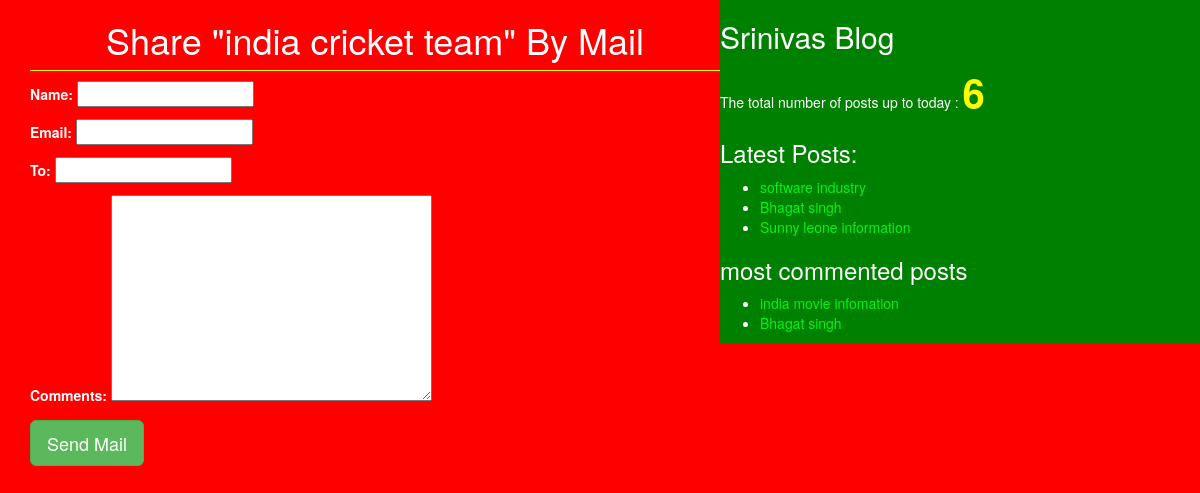
/1/share/, run on the app's committed database.
### blog/models.py (models this page shows, shortened)
class Post(models.Model):
    STATUS_CHOICES=(('draft','Draft'),('published','Published'))
    title=models.CharField(max_length=256)
    slug=models.SlugField(max_length=264,unique_for_date='publish')
    author=models.ForeignKey(User,related_name='blog_posts',on_delete=models.CASCADE)
    body=models.TextField(max_length=5000)
    publish=models.DateTimeField(default=timezone.now)
    created=models.DateTimeField(auto_now_add=True)
    updated=models.DateTimeField(auto_now=True)
    status=models.CharField(max_length=256,choices =STATUS_CHOICES,default='draft')
    objects=CustomManager()
    tags=TaggableManager()
    class Meta:
        ordering=('-publish',)
    def get_absoulte_url(self):
        return reverse('post_detail',args=[self.publish.year,self.publish.strftime('%m'),self.publish.strftime('%d'),self.slug])

### blog/views.py (the view)
# urls.py: url('(?P<id>\d+)/share/$', views.mail_send_view),
def mail_send_view(request,id):
    post=get_object_or_404(Post,id=id,status='published')
    sent=False
    if request.method=='POST':
        form=EmailSendForm(request.POST)
        if form.is_valid():
            cd=form.cleaned_data
            subject='{}({}) recommand to read "{}"'.format(cd['name'],cd['email'],post.title)
            post_url=request.build_absolute_uri(post.get_absoulte_url())
            message='Read Post at \n{}\n\n {} \'s comments:\n {} '.format(post_url,cd['name'],cd['comments'])
            send_mail(subject,message,'srinivasblogapp',[cd['to']])
            sent=True
    else:
        form=EmailSendForm()
    return render(request,'blog/sharebymail.html',{'form':form,'post':post,'sent':sent})

### blog/forms.py
class EmailSendForm(forms.Form):
    name=forms.CharField()
    email=forms.EmailField()
    to=forms.EmailField()
    comments=forms.CharField(required=False,widget=forms.Textarea)

### blog/models.py (called while the page is built)
    def get_queryset(self):
        return super().get_queryset().filter(status='published')

### blog/templatetags/blog_tags.py (called while the page is built)
@register.simple_tag
def total_posts():
    return Post.objects.count()

@register.inclusion_tag('blog/latest_posts123.html')
def show_latest_posts():
    latest_posts=Post.objects.order_by('-publish')[:3]
    return {'latest_posts':latest_posts}

@register.simple_tag
def get_most_commented_posts():
    return Post.objects.annotate(total_comments=Count('comments')).order_by('-total_comments')[:2]

### templates/blog/sharebymail.html (shortened to what this page needs)
<!DOCTYPE html>
{%extends 'blog/base.html'%}
{%block content%}
<h1>Share "{{post.title}}" By Mail</h1>
{%if sent%}
<h1>Email succesfully sent</h1>
<h2> Post with {{post.title}} shared by Email</h2>
{%else%}
<form class="" action="" method="post">
  {{form.as_p}}
  <input type="submit" class='btn btn-lg btn-success' name="" value="Send Mail">
</form>
{%endif%}
{%endblock%}

### templates/blog/base.html (shortened to what this page needs)
<!DOCTYPE html>
{%load blog_tags%}
{%load static%}
<html lang="en" dir="ltr">
  <head>
    <link rel="stylesheet" href="https://stackpath.bootstrapcdn.com/bootstrap/3.4.1/css/bootstrap.min.css">
<link rel="stylesheet" href="{%static "css/blog.css" %}">
  </head>
  <body>
<div class="content">
  {%block content%}
  {%endblock%}
</div>
<div class="sidebar">
  <h2>Srinivas Blog</h2>
  <p>The total number of posts up to today :
<span id="pcount">{%total_posts%}</span>
    </p>
    <h3>Latest Posts:</h3>{%show_latest_posts%}
    <h3>most commented posts</h3>
    {% get_most_commented_posts as most_commented_posts%}
    <ul>
      {% for post in most_commented_posts %}
      <li>  <a href="{{post.get_absoulte_url}}">{{post.title}} </a></li>
      {%endfor%}
    </ul>
</div>
  </body>
</html>

### templates/blog/latest_posts123.html
<ul>
{% for post in latest_posts%}
<li><a href="{{post.get_absoulte_url}}">{{post.title}} </a></li>
{%endfor%}
</ul>

### static/css/blog.css (style rules this page uses)
.content { width:60%; float: left; padding: 0 0 0 30px; background: red; height: 100%; }
.sidebar { width:40%; float: right; padding: 10 ; background: green; height: 100%; }
h1 { text-align: center; border-bottom: 1px solid yellow; padding-bottom: 10px; }
body { color: white; background: red; }
a { color:#05f219; }
input { color:black; }
textarea { color:black; }
#pcount { font-size: 40px; color: yellow; font-weight: bold; }

### data on the page
Post: title "india cricket team"
Post: title "software industry"
Post: title "Bhagat singh"
Post: title "Sunny leone information"
Post: title "india movie infomation"
